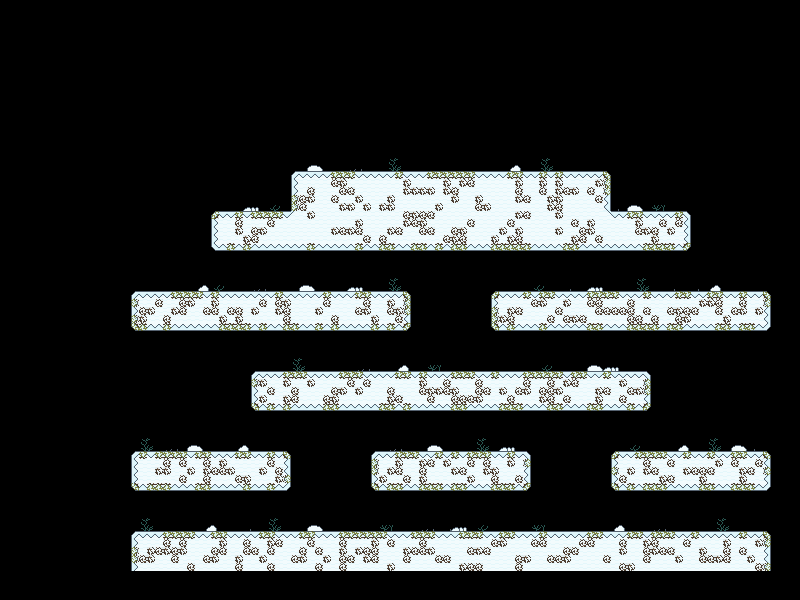

Below is a game level as drawn by its tile map, then a one-line description and the .tmx that defines it (tile-layer data replaced by summaries):
An orthogonal 100x75 tile map with 8x8 px tiles, 1 tile layer (Capa de Patrones 1) and 10 objects.

<map version="1.0" orientation="orthogonal" renderorder="right-up" width="100" height="75" tilewidth="8" tileheight="8" nextobjectid="1">
 <tileset firstgid="1" name="tiles-1" tilewidth="8" tileheight="8" spacing="0" margin="0" tilecount="84" columns="6">
  <image source="levels/Winter.png" width="48" height="112" />
  <tile id="0">
   <objectgroup draworder="index">
    <object id="1" x="0" y="0" width="8" height="8" />
   </objectgroup>
  </tile>
  <tile id="1">
   <objectgroup draworder="index">
    <object id="1" x="0" y="0" width="8" height="8" />
    <object id="2" x="-29.1875" y="-17.8125" width="0.0625" />
   </objectgroup>
  </tile>
  <tile id="2">
   <objectgroup draworder="index">
    <object id="1" x="0" y="0" width="8" height="8" />
   </objectgroup>
  </tile>
  <tile id="3">
   <objectgroup draworder="index">
    <object id="1" x="0" y="0" width="8" height="8" />
   </objectgroup>
  </tile>
  <tile id="4">
   <objectgroup draworder="index">
    <object id="1" x="0" y="0" width="8" height="8" />
   </objectgroup>
  </tile>
  <tile id="5">
   <objectgroup draworder="index">
    <object id="1" x="0" y="0" width="8" height="8" />
   </objectgroup>
  </tile>
  <tile id="6">
   <objectgroup draworder="index">
    <object id="1" x="0" y="0" width="8" height="8" />
   </objectgroup>
  </tile>
  <tile id="12">
   <objectgroup draworder="index">
    <object id="1" x="0" y="0" width="8" height="8" />
   </objectgroup>
  </tile>
  <tile id="18">
   <objectgroup draworder="index">
    <object id="1" x="0" y="0" width="8" height="8" />
   </objectgroup>
  </tile>
 </tileset>
 <layer name="Capa de Patrones 1" width="100" height="75" offsetx="51.3333" offsety="-29.3333">
  <data>[7500 cells, 4309 non-empty, 37 distinct tile ids]</data>
 </layer>
</map>
